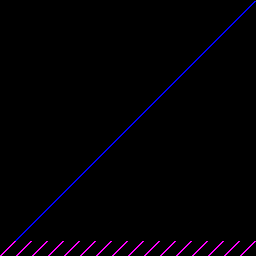
Frame 1 (no input)
Frame 60 (the mouse pressed at the canvas centre just before this capture): identical to frame 1, image omitted
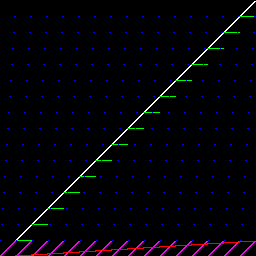
Frame 120 (the mouse held since frame 60 and released just before this capture)

The Processing sketch that drew these frames (run headless with seeded random() and noise(); from frame 60 on, the mouse is pressed at the canvas centre):

// Processing sketch: Bitwise
// ── Bitwise.pde
void setup() {
  size(256, 256);
  noSmooth();
  strokeWeight(2);
}

void draw() {
  background(0);
  translate(0, height);
  scale(1, -1);
  int bs = (int) map(mouseX, 0, width, 0, 8);
  for(int i = 0; i < 256; i++) {
    // white is original data
    stroke(255);
    point(i, i);
    
    // red is right shift
    stroke(255, 0, 0);
    point(i, i >> bs);
    
    // blue is right shift followed by left shift (aka mask the 4 high bits)
    stroke(0, 255, 0);
    point(i, (i >> bs) << bs);
    
    // green is left shift followed by mask of the 8 least significant bits 
    stroke(0, 0, 255);
    point(i, (i << bs) & 0xff);
    
    // magenta is a 4 bit mask of the least significant bits 
    stroke(255, 0, 255);
    point(i, i & 0x0f);
  }
}
